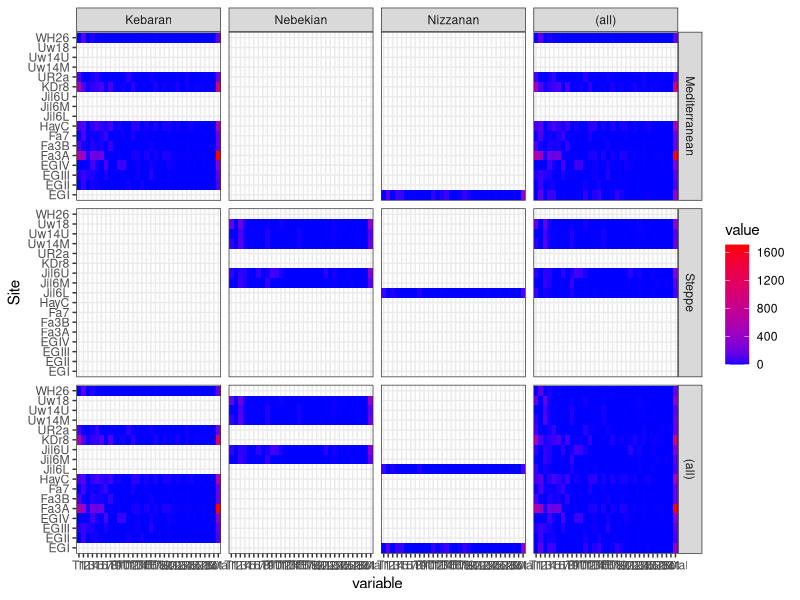

This chart was generated by the following R code:
setwd("~/PermuteSeminar-2014/Week 11/")
epi <- read.csv("epipalassemblages.csv")
colnames(epi)

## Ben teaching ggplot

require(reshape2)

epI<-melt(epi) ## making the format of the data prettier; show me the data.

colnames(epI)
## "Site"     "Period"   "Region"   "variable" "value"  
head(epI)
##    Site   Period        Region variable value
##1  KDr8  Kebaran Mediterranean       T1   516
##2  HayC  Kebaran Mediterranean       T1    68
##3   EGI Nizzanan Mediterranean       T1     0

require(ggplot2)

p<-ggplot(data=epI,aes(x=variable,y=Site,fill=value)) + geom_tile() 
p <- p + facet_grid(Region~Period,margins=TRUE) 
p <- p + theme(axis.text.x = element_text(angle = 90, hjust = 1)) + theme_bw()
p <- p + scale_fill_continuous(low="blue",high="red")
ggsave("out.eps",dpi=300)

require(vegan)
head(epi)

ep<-epi[,-c(1,33,34,35)]
rownames(ep)<-epi[,1]

prcomp(ep)

